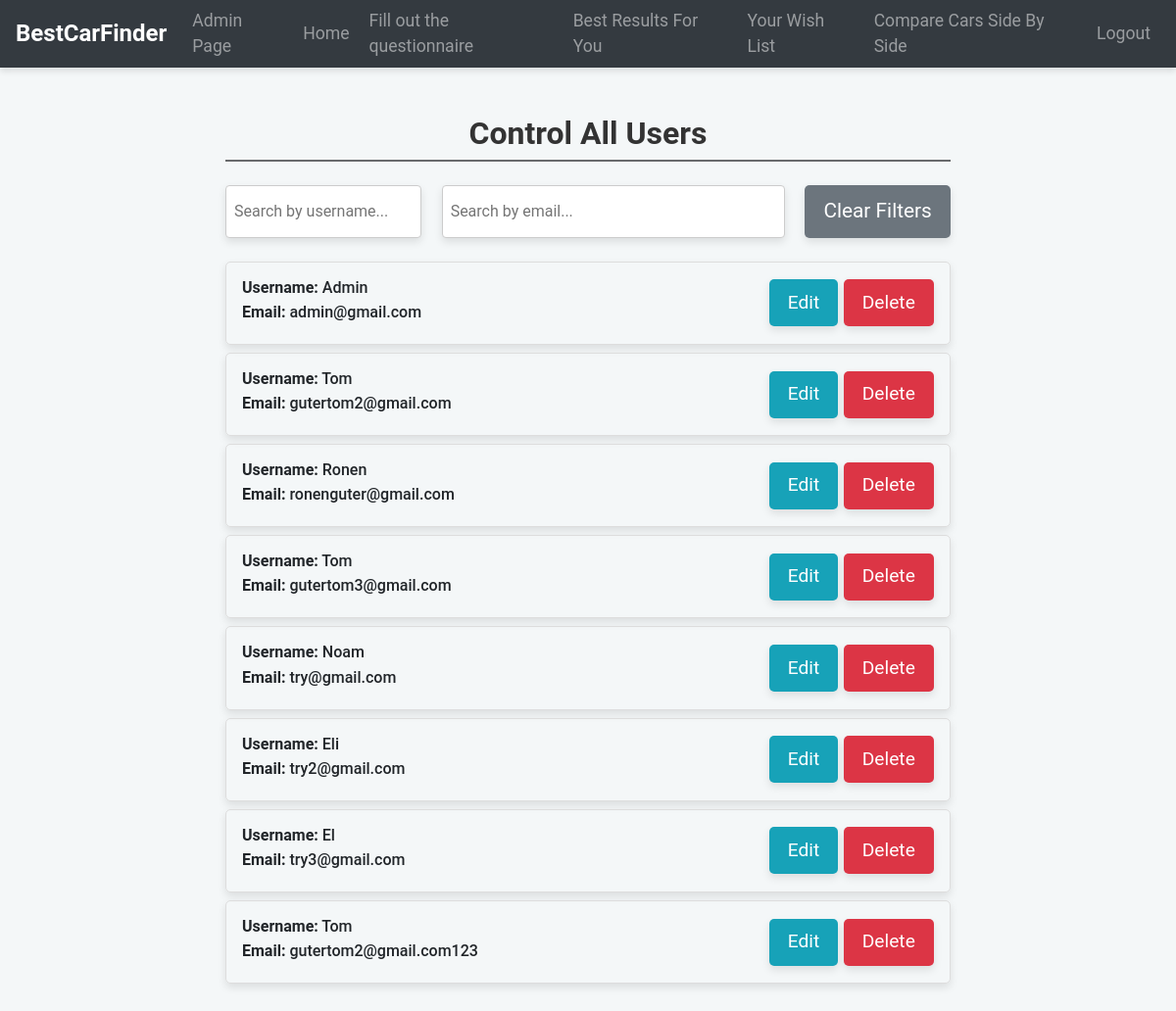
The app's page /user-control (signed in) with its own data.
### website/models.py (models this page shows)
class User(db.Model, UserMixin):
    id = db.Column(db.Integer, primary_key=True)
    email = db.Column(db.String(150), unique=True)
    password = db.Column(db.String(150))
    first_name = db.Column(db.String(150))
    created_at = db.Column(db.DateTime(timezone=True), default=func.now())
    notes = db.relationship('Note')

### website/admin.py (the view)
@admin.route('/user-control', methods=['GET', 'POST'])
@login_required
def user_control():
    users = User.query.all()
    return render_template('user-control.html', users=users, user=current_user)

### website/templates/user-control.html (shortened to what this page needs)
{% extends "base.html" %}
{% block content %}
<br />
<div class="container">
    <br />
    <h2 class="text-center mb-4 section-header">Control All Users</h2>
    <div class="search-box">
        <input type="text" id="usernameSearch" class="username-search" placeholder="Search by username...">
        <input type="text" id="emailSearch" class="email-search" placeholder="Search by email...">
        <button class="clear-filters-button" id="clearFilters">Clear Filters</button>
    </div>
    <div id="userList">
        <ul id="userListItems">
            {% for user in users %}
            <li class="user-item" data-username="{{ user.first_name }}" data-email="{{ user.email }}">
                <div class="user-info">
                    <h5 class="mb-1"><strong>Username:</strong> {{ user.first_name }}</h5>
                    <p class="mb-1"><strong>Email:</strong> {{ user.email }}</p>
                </div>
                <div class="user-actions">
                    <button class="edit" type="button" onclick="editUser('{{ user.id }}')">Edit</button>
                    <button class="delete" type="button" onclick="deleteUser('{{ user.id }}')">Delete</button>
                </div>
            </li>
            {% endfor %}
        </ul>
    </div>
</div>
<br />
{% endblock %}

### website/templates/base.html (style rules this page uses)
body { font-family: 'Roboto', sans-serif; margin: 0; padding: 0; background-color: #f4f7f8; }

### website/templates/user-control.html (style rules this page uses)
@media (min-width: 1200px) { .container, .container-lg, .container-md, .container-sm, .container-xl { max-width: 800px; } }
.section-header { font-size: 2rem; font-weight: 700; color: #333; border-bottom: 2px solid #686a6c; padding-bottom: 0.5rem; margin-bottom: 2rem; }
.user-info h5, .user-info p { font-size: 1rem; }
.search-box { margin-bottom: 20px; display: flex; justify-content: space-between; gap: 10px; }
.search-box input { width: 100%; max-width: 400px; padding: 0.5rem; border: 1px solid #ccc; border-radius: 4px; font-size: 1rem; border: 1px solid #ccc; box-shadow: 0 4px 8px rgba(0, 0, 0, 0.1); }
.search-box input.username-search { max-width: 200px; }
.search-box input.email-search { max-width: 350px; }
.clear-filters-button { font-size: 1.3rem; padding: 0.7rem 1.2rem; border: none; border-radius: 5px; background-color: #6c757d; color: white; cursor: pointer; transition: background-color 0.3s ease, box-shadow 0.3s ease; box-shadow: 0 4px 8px rgba(0, 0, 0, 0.1); }
#userList { margin-top: 1.5rem; }
#userListItems { list-style: none; padding: 0; }
.user-item { font-size: 1.3rem; font-weight: 500; padding: 1rem; border: 1px solid #ddd; border-radius: 5px; margin-bottom: 0.5rem; transition: background-color 0.3s ease, box-shadow 0.3s ease, transform 0.3s ease; cursor: pointer; display: flex; justify-content: space-between; align-items: center; box-shadow: 0 4px 8px rgba(0, 0, 0, 0.1); }
.user-actions button { background-color: #28a745; color: white; font-size: 1.2rem; padding: 0.6rem 1.2rem; border: none; border-radius: 5px; cursor: pointer; transition: background-color 0.3s ease, box-shadow 0.3s ease; box-shadow: 0 4px 8px rgba(0, 0, 0, 0.1); }
.user-actions button.edit { background-color: #17a2b8; }
.user-actions button.delete { background-color: #dc3545; }

### records on screen
User: first_name "Admin", email "admin@gmail.com"
User: first_name "Tom", email "gutertom2@gmail.com"
User: first_name "Ronen", email "ronenguter@gmail.com"
User: first_name "Tom", email "gutertom3@gmail.com"
User: first_name "Noam", email "try@gmail.com"
User: first_name "Eli", email "try2@gmail.com"
User: first_name "El", email "try3@gmail.com"
User: first_name "Tom", email "gutertom2@gmail.com123"
